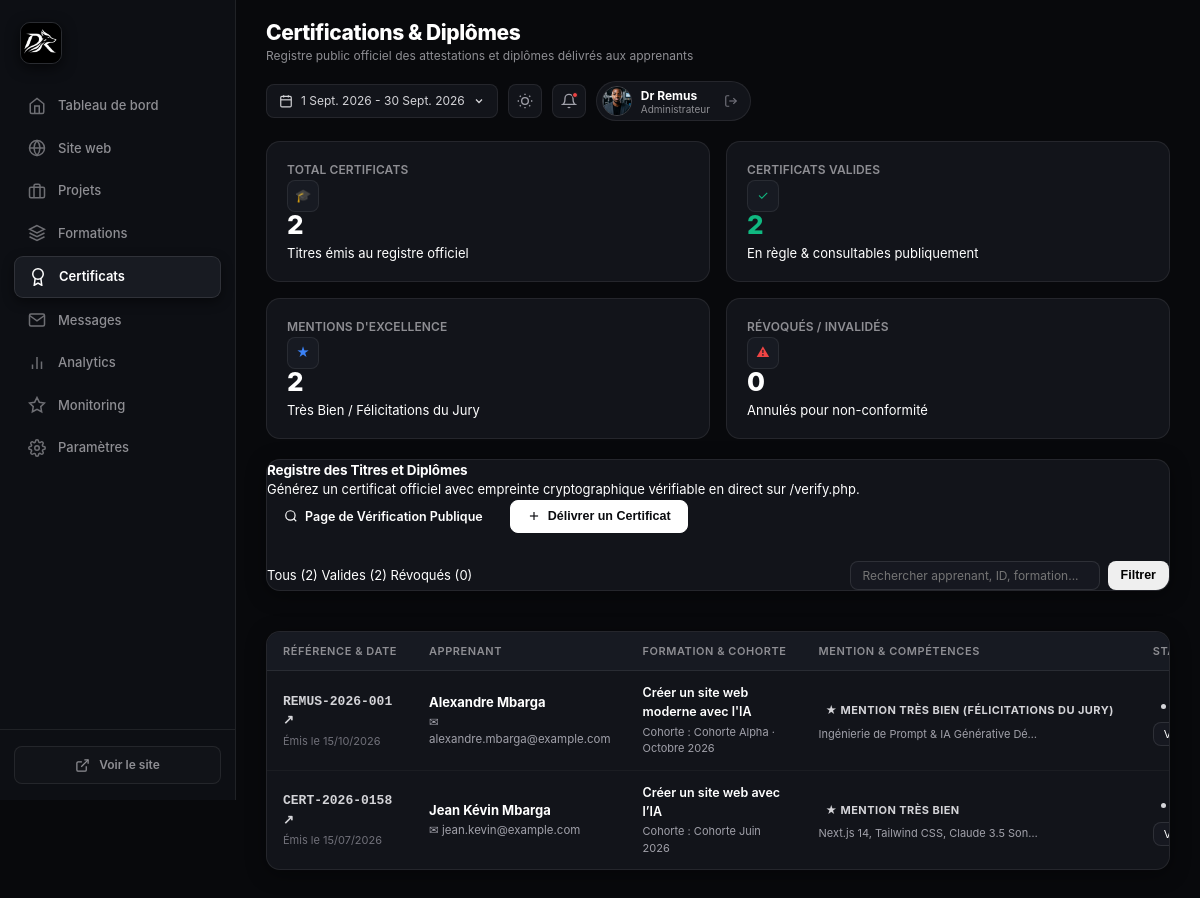
/admin/certificats.php (signed in), run on the app's committed database.
### tables this page shows
CREATE TABLE `certificats` (
  `id` int(11) NOT NULL AUTO_INCREMENT,
  `cert_id` varchar(64) NOT NULL,
  `nom_apprenant` varchar(150) NOT NULL,
  `email_apprenant` varchar(191) DEFAULT NULL,
  `formation_titre` varchar(255) NOT NULL,
  `description_cert` text DEFAULT NULL,
  `cohorte` varchar(100) DEFAULT 'Octobre 2026',
  `mention` varchar(100) DEFAULT 'Mention Très Bien',
  `duree` varchar(50) DEFAULT '30 heures',
  `periode` varchar(100) DEFAULT '15 Juin 2026 – 15 Juillet 2026',
  `niveau` varchar(100) DEFAULT 'Débutant → Intermédiaire',
  `lieu` varchar(100) DEFAULT 'À Douala, Cameroun',
  `formateur` varchar(100) DEFAULT 'Dr Remus',
  `date_emission` date NOT NULL,
  `competences` text DEFAULT NULL,
  `statut` enum('valide','revoque','archive') DEFAULT 'valide',
  `qr_code_hash` varchar(128) DEFAULT NULL,
  `created_at` datetime DEFAULT current_timestamp(),
  PRIMARY KEY (`id`),
  UNIQUE KEY `cert_id` (`cert_id`),
  KEY `idx_cert_id` (`cert_id`),
  KEY `idx_statut` (`statut`)
);

### admin/certificats.php (the view, shortened to what this page needs)
<?php
$pageTitleH1 = 'Certifications & Diplômes';
$pageSubtitle = 'Registre public officiel des attestations et diplômes délivrés aux apprenants';
$pdo = getDatabaseConnection();
$filterStatus = trim((string)($_GET['status'] ?? 'all'));
$search = trim((string)($_GET['q'] ?? ''));
$certificatsList = [];
$countTotal = 0;
$countValides = 0;
$countMentions = 0;
$countRevoques = 0;
if ($pdo) {
    try {
        $stmtStats = $pdo->query("SELECT
            COUNT(*) as total,
            SUM(CASE WHEN statut = 'valide' THEN 1 ELSE 0 END) as valides,
            SUM(CASE WHEN mention LIKE '%Très Bien%' OR mention LIKE '%Félicitations%' THEN 1 ELSE 0 END) as mentions,
            SUM(CASE WHEN statut = 'revoque' THEN 1 ELSE 0 END) as revoques
            FROM `certificats`");
        if ($statsRow = $stmtStats->fetch()) {
            $countTotal = (int)$statsRow['total'];
            $countValides = (int)$statsRow['valides'];
            $countMentions = (int)$statsRow['mentions'];
            $countRevoques = (int)$statsRow['revoques'];
        }
    } catch(Exception $e) {}
    $params = [];
    $sql = "SELECT * FROM `certificats`";
    $sql .= " ORDER BY date_emission DESC, id DESC";
    $stmt = $pdo->prepare($sql);
    $stmt->execute($params);
    $certificatsList = $stmt->fetchAll();
}
require_once __DIR__ . '/includes/layout_top.php';
?>
<div class="adm-kpi-grid">
  <div class="adm-kpi-card">
    <div class="adm-kpi-head">
      <span class="adm-kpi-label">TOTAL CERTIFICATS</span>
      <span class="adm-kpi-icon" style="color:var(--adm-accent-yellow);">🎓</span>
    </div>
    <div class="adm-kpi-val"><?= $countTotal ?></div>
    <div class="adm-kpi-sub">Titres émis au registre officiel</div>
  </div>
  <div class="adm-kpi-card">
    <div class="adm-kpi-head">
      <span class="adm-kpi-label">CERTIFICATS VALIDES</span>
      <span class="adm-kpi-icon" style="color:var(--adm-accent-green);">✓</span>
    </div>
    <div class="adm-kpi-val" style="color:var(--adm-accent-green);"><?= $countValides ?></div>
    <div class="adm-kpi-sub">En règle &amp; consultables publiquement</div>
  </div>
  <div class="adm-kpi-card">
    <div class="adm-kpi-head">
      <span class="adm-kpi-label">MENTIONS D'EXCELLENCE</span>
      <span class="adm-kpi-icon" style="color:var(--adm-accent-blue);">★</span>
    </div>
    <div class="adm-kpi-val"><?= $countMentions ?></div>
    <div class="adm-kpi-sub">Très Bien / Félicitations du Jury</div>
  </div>
  <div class="adm-kpi-card">
    <div class="adm-kpi-head">
      <span class="adm-kpi-label">RÉVOQUÉS / INVALIDÉS</span>
      <span class="adm-kpi-icon" style="color:var(--adm-accent-red);">⚠</span>
    </div>
    <div class="adm-kpi-val" style="<?= $countRevoques > 0 ? 'color:var(--adm-accent-red);' : '' ?>"><?= $countRevoques ?></div>
    <div class="adm-kpi-sub">Annulés pour non-conformité</div>
  </div>
</div>
<div class="adm-card" style="margin-bottom: 20px;">
  <div class="adm-card-head" style="flex-wrap:wrap; gap:14px;">
    <div>
      <h2 class="adm-card-title">Registre des Titres et Diplômes</h2>
      <p class="adm-card-desc">Générez un certificat officiel avec empreinte cryptographique vérifiable en direct sur /verify.php.</p>
    </div>
    <div style="display:flex; gap:10px; flex-wrap:wrap; align-items:center;">
      <a href="../verify.php" target="_blank" class="adm-btn adm-btn-secondary">
        <svg viewBox="0 0 24 24" width="14" height="14" fill="none" stroke="currentColor" stroke-width="2"><circle cx="11" cy="11" r="8"/><line x1="21" y1="21" x2="16.65" y2="16.65"/></svg>
        Page de Vérification Publique
      </a>
      <button type="button" class="adm-btn adm-btn-primary" id="btnOpenNewCertModal">
        <svg viewBox="0 0 24 24" width="14" height="14" fill="none" stroke="currentColor" stroke-width="2"><line x1="12" y1="5" x2="12" y2="19"/><line x1="5" y1="12" x2="19" y2="12"/></svg>
        Délivrer un Certificat
      </button>
    </div>
  </div>
  <div style="display:flex; justify-content:space-between; align-items:center; flex-wrap:wrap; gap:12px; margin-top:14px; padding-top:14px; border-top:1px solid var(--adm-border-color);">
    <div class="adm-filter-pills">
      <a href="certificats.php?status=all<?= $search !== '' ? '&q='.urlencode($search) : '' ?>" class="adm-pill-btn <?= $filterStatus === 'all' ? 'active' : '' ?>">Tous (<?= $countTotal ?>)</a>
      <a href="certificats.php?status=valide<?= $search !== '' ? '&q='.urlencode($search) : '' ?>" class="adm-pill-btn <?= $filterStatus === 'valide' ? 'active' : '' ?>">Valides (<?= $countValides ?>)</a>
      <a href="certificats.php?status=revoque<?= $search !== '' ? '&q='.urlencode($search) : '' ?>" class="adm-pill-btn <?= $filterStatus === 'revoque' ? 'active' : '' ?>">Révoqués (<?= $countRevoques ?>)</a>
    </div>
    <form method="GET" action="certificats.php" style="display:flex; gap:8px;">
      <input type="text" name="q" value="<?= htmlspecialchars($search) ?>" placeholder="Rechercher apprenant, ID, formation..." class="adm-input" style="width:250px; font-size:12px; padding:6px 12px;">
      <button type="submit" class="adm-btn adm-btn-secondary" style="padding:6px 12px;">Filtrer</button>
    </form>
  </div>
</div>
<div class="adm-card">
  <div class="adm-table-wrap">
    <table class="adm-table">
      <thead>
        <tr>
          <th>RÉFÉRENCE &amp; DATE</th>
          <th>APPRENANT</th>
          <th>FORMATION &amp; COHORTE</th>
          <th>MENTION &amp; COMPÉTENCES</th>
          <th>STATUT</th>
        </tr>
      </thead>
      <tbody>
        <?php if (!empty($certificatsList)): ?>
          <?php foreach ($certificatsList as $c): ?>
            <?php
              $statusBadgeClass = match($c['statut']) {
                  'valide'   => 'adm-badge-success',
                  'revoque'  => 'adm-badge-danger',
                  'archive'  => 'adm-badge-secondary',
                  default    => 'adm-badge-info'
              };
            ?>
            <tr id="cert-row-<?= $c['id'] ?>">
              <td>
                <div style="font-weight:800; color:var(--adm-accent-yellow); font-family:'JetBrains Mono',monospace; font-size:13px;">
                  <a href="../verify.php?cert=<?= urlencode($c['cert_id']) ?>" target="_blank" style="color:inherit; text-decoration:none;" title="Voir le certificat officiel">
                    <?= htmlspecialchars($c['cert_id']) ?> ↗
                  </a>
                </div>
                <div style="font-size:11px; color:#71717a; margin-top:2px;">
                  Émis le <?= date('d/m/Y', strtotime($c['date_emission'])) ?>
                </div>
              </td>
              <td>
                <div style="font-weight:700; color:#ffffff; font-size:13px;">
                  <?= htmlspecialchars($c['nom_apprenant']) ?>
                </div>
                <?php if (!empty($c['email_apprenant'])): ?>
                  <div style="font-size:11.5px; color:#a1a1aa; margin-top:2px;">
                    <a href="mailto:<?= htmlspecialchars($c['email_apprenant']) ?>" style="color:#a1a1aa; text-decoration:none;">
                      ✉ <?= htmlspecialchars($c['email_apprenant']) ?>
                    </a>
                  </div>
                <?php endif; ?>
              </td>
              <td>
                <div style="font-weight:600; color:#ffffff; font-size:12.5px; max-width:240px;">
                  <?= htmlspecialchars($c['formation_titre']) ?>
                </div>
                <div style="font-size:11px; color:#a1a1aa; margin-top:2px;">
                  Cohorte : <?= htmlspecialchars($c['cohorte'] ?: '2026') ?>
                </div>
              </td>
              <td>
                <span class="adm-badge adm-badge-warning" style="font-size:11px; padding:3px 7px;">
                  ★ <?= htmlspecialchars($c['mention'] ?: 'Validé') ?>
                </span>
                <?php if (!empty($c['competences'])): ?>
                  <div style="font-size:11px; color:#a1a1aa; margin-top:4px; max-width:220px; overflow:hidden; text-overflow:ellipsis; white-space:nowrap;" title="<?= htmlspecialchars($c['competences']) ?>">
                    <?= htmlspecialchars($c['competences']) ?>
                  </div>
                <?php endif; ?>
              </td>
              <td>
                <div style="display:flex; flex-direction:column; gap:5px;">
                  <span class="adm-badge <?= $statusBadgeClass ?>" id="badge-cert-<?= $c['id'] ?>">
                    <span class="adm-badge-dot"></span>
                  </span>
                  <select class="adm-select js-select-cert-status" data-id="<?= $c['id'] ?>" style="padding:3px 6px; font-size:11px;">
                    <option value="valide" <?= $c['statut'] === 'valide' ? 'selected' : '' ?>>Valide</option>
                  </select>
                </div>
              </td>
            </tr>
          <?php endforeach; ?>
        <?php endif; ?>
      </tbody>
    </table>
  </div>
</div>
<?php require_once __DIR__ . '/includes/layout_bottom.php'; ?>

### admin/includes/layout_top.php (shortened to what this page needs)
<?php
$currentPage = basename($_SERVER['PHP_SELF'] ?? '');
$rawUser = $_SESSION['admin_user'] ?? 'Dr Remus';
$adminDisplayName = ($rawUser === 'admin' || $rawUser === 'Raphaël') ? 'Dr Remus' : $rawUser;
?>
<!DOCTYPE html>
<html lang="fr">
<head>
  <link rel="stylesheet" href="css/admin-grafana.css?v=3.0">
</head>
<body class="adm-body-root">
  <div class="adm-app">
    <aside class="adm-sidebar" id="admSidebar">
      <div class="adm-sidebar-brand">
        <a href="dashboard.php" class="adm-brand-link" title="Dr Remus Dashboard">
          <img src="../logo-wolf.jpg" alt="Dr Remus Logo" class="adm-brand-wolf">
        </a>
      </div>
      <nav class="adm-nav">
        <a href="dashboard.php" class="adm-nav-item <?= $currentPage === 'dashboard.php' ? 'active' : '' ?>">
          <svg viewBox="0 0 24 24" width="18" height="18" fill="none" stroke="currentColor" stroke-width="2"><path d="M3 9l9-7 9 7v11a2 2 0 0 1-2 2H5a2 2 0 0 1-2-2z"/><polyline points="9 22 9 12 15 12 15 22"/></svg>
          <span>Tableau de bord</span>
        </a>
        <a href="../index.html" target="_blank" class="adm-nav-item">
          <svg viewBox="0 0 24 24" width="18" height="18" fill="none" stroke="currentColor" stroke-width="2"><circle cx="12" cy="12" r="10"/><line x1="2" y1="12" x2="22" y2="12"/><path d="M12 2a15.3 15.3 0 0 1 4 10 15.3 15.3 0 0 1-4 10 15.3 15.3 0 0 1-4-10 15.3 15.3 0 0 1 4-10z"/></svg>
          <span>Site web</span>
        </a>
        <a href="projects.php" class="adm-nav-item <?= $currentPage === 'projects.php' ? 'active' : '' ?>">
          <svg viewBox="0 0 24 24" width="18" height="18" fill="none" stroke="currentColor" stroke-width="2"><rect x="2" y="7" width="20" height="14" rx="2" ry="2"/><path d="M16 21V5a2 2 0 0 0-2-2h-4a2 2 0 0 0-2 2v16"/></svg>
          <span>Projets</span>
        </a>
        <a href="formations.php" class="adm-nav-item <?= $currentPage === 'formations.php' ? 'active' : '' ?>">
          <svg viewBox="0 0 24 24" width="18" height="18" fill="none" stroke="currentColor" stroke-width="2"><polygon points="12 2 2 7 12 12 22 7 12 2"/><polyline points="2 17 12 22 22 17"/><polyline points="2 12 12 17 22 12"/></svg>
          <span>Formations</span>
        </a>
        <a href="certificats.php" class="adm-nav-item <?= $currentPage === 'certificats.php' ? 'active' : '' ?>">
          <svg viewBox="0 0 24 24" width="18" height="18" fill="none" stroke="currentColor" stroke-width="2"><circle cx="12" cy="8" r="7"/><polyline points="8.21 13.89 7 23 12 20 17 23 15.79 13.88"/></svg>
          <span>Certificats</span>
        </a>
        <a href="reservations.php" class="adm-nav-item <?= $currentPage === 'reservations.php' ? 'active' : '' ?>">
          <svg viewBox="0 0 24 24" width="18" height="18" fill="none" stroke="currentColor" stroke-width="2"><path d="M4 4h16c1.1 0 2 .9 2 2v12c0 1.1-.9 2-2 2H4c-1.1 0-2-.9-2-2V6c0-1.1.9-2 2-2z"/><polyline points="22,6 12,13 2,6"/></svg>
          <span>Messages</span>
        </a>
        <a href="analytics.php" class="adm-nav-item <?= $currentPage === 'analytics.php' ? 'active' : '' ?>">
          <svg viewBox="0 0 24 24" width="18" height="18" fill="none" stroke="currentColor" stroke-width="2"><line x1="18" y1="20" x2="18" y2="10"/><line x1="12" y1="20" x2="12" y2="4"/><line x1="6" y1="20" x2="6" y2="14"/></svg>
          <span>Analytics</span>
        </a>
        <a href="dashboard.php#server-perf" class="adm-nav-item">
          <svg viewBox="0 0 24 24" width="18" height="18" fill="none" stroke="currentColor" stroke-width="2"><polygon points="12 2 15.09 8.26 22 9.27 17 14.14 18.18 21.02 12 17.77 5.82 21.02 7 14.14 2 9.27 8.91 8.26 12 2"/></svg>
          <span>Monitoring</span>
        </a>
        <a href="formations.php" class="adm-nav-item">
          <span>Paramètres</span>
        </a>
      </nav>
      <div class="adm-sidebar-footer">
        <a href="../index.html" target="_blank" class="adm-btn-site-link">
          <svg viewBox="0 0 24 24" width="15" height="15" fill="none" stroke="currentColor" stroke-width="2"><path d="M18 13v6a2 2 0 0 1-2 2H5a2 2 0 0 1-2-2V8a2 2 0 0 1 2-2h6"/><polyline points="15 3 21 3 21 9"/><line x1="10" y1="14" x2="21" y2="3"/></svg>
          <span>Voir le site</span>
        </a>
      </div>
    </aside>
    <div class="adm-main-wrap">
      <header class="adm-topbar">
        <div class="adm-topbar-left">
          <div class="adm-title-block">
            <h1 class="adm-page-title"><?= htmlspecialchars($pageTitleH1 ?? 'Tableau de bord') ?></h1>
            <p class="adm-page-subtitle"><?= htmlspecialchars($pageSubtitle ?? "Vue d'ensemble de votre site et de vos services") ?></p>
          </div>
        </div>
        <div class="adm-topbar-right">
          <div class="adm-date-pill">
            <svg viewBox="0 0 24 24" width="14" height="14" fill="none" stroke="currentColor" stroke-width="2"><rect x="3" y="4" width="18" height="18" rx="2" ry="2"/><line x1="16" y1="2" x2="16" y2="6"/><line x1="8" y1="2" x2="8" y2="6"/><line x1="3" y1="10" x2="21" y2="10"/></svg>
            <span class="adm-date-text">1 Sept. 2026 - 30 Sept. 2026</span>
            <svg viewBox="0 0 24 24" width="12" height="12" fill="none" stroke="currentColor" stroke-width="2.5"><polyline points="6 9 12 15 18 9"/></svg>
          </div>
          <button type="button" class="adm-icon-btn" title="Thème Graphite Titanium">
          </button>
          <button type="button" class="adm-icon-btn adm-icon-btn--bell" title="Notifications">
            <svg viewBox="0 0 24 24" width="16" height="16" fill="none" stroke="currentColor" stroke-width="2"><path d="M18 8A6 6 0 0 0 6 8c0 7-3 9-3 9h18s-3-2-3-9"/><path d="M13.73 21a2 2 0 0 1-3.46 0"/></svg>
            <span class="adm-bell-dot"></span>
          </button>
          <div class="adm-profile-pill">
            <img src="../remus-cta.jpg" alt="Dr Remus" class="adm-profile-avatar" onerror="this.src='../profil-pro.jpg'">
            <div class="adm-profile-info">
              <span class="adm-profile-name"><?= htmlspecialchars($adminDisplayName) ?></span>
              <span class="adm-profile-role">Administrateur</span>
            </div>
            <a href="logout.php" class="adm-logout-link" title="Se déconnecter">
              <svg viewBox="0 0 24 24" width="14" height="14" fill="none" stroke="currentColor" stroke-width="2"><path d="M9 21H5a2 2 0 0 1-2-2V5a2 2 0 0 1 2-2h4"/><polyline points="16 17 21 12 16 7"/><line x1="21" y1="12" x2="9" y2="12"/></svg>
            </a>
          </div>
        </div>
      </header>
      <main class="adm-body">

### admin/includes/layout_bottom.php (shortened to what this page needs)
      </main>
    </div>
  </div>
</body>
</html>

### data on the page
certificats: cert "REMUS-2026-001", date_emission "15/10/2026", nom_apprenant "Alexandre Mbarga", email_apprenant "alexandre.mbarga@example.com", formation_titre "Créer un site web moderne avec l'IA", cohorte "Cohorte Alpha · Octobre 2026", mention "MENTION TRÈS BIEN (FÉLICITATIONS DU JURY)", competences "Ingénierie de Prompt & IA Générative Dé…", statut+id "Valide"
certificats: cert "CERT-2026-0158", date_emission "15/07/2026", nom_apprenant "Jean Kévin Mbarga", email_apprenant "jean.kevin@example.com", formation_titre "Créer un site web avec l’IA", cohorte "Cohorte Juin 2026", mention "MENTION TRÈS BIEN", competences "Next.js 14, Tailwind CSS, Claude 3.5 Son…", statut+id "Valide"

### other printed values
$pageTitleH1 "Certifications & Diplômes"
$pageSubtitle "Registre public officiel des attestations et diplômes délivrés aux apprenants"
$adminDisplayName "Dr Remus"
$countTotal "2"
$countValides "2"
$countMentions "2"
$countRevoques "0"
